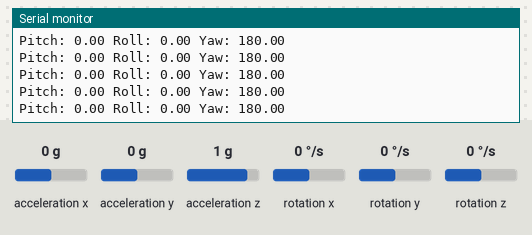
A sketch run on a simulated Arduino Uno, built with avr-gcc and run on an emulated ATmega328P. Parts: the last lines printed to the serial monitor. Inputs (shaded band) come from the test bench; at power-on: rotation x 0 °/s, acceleration x 0 g, acceleration y 0 g, acceleration z 1 g, rotation y 0 °/s, rotation z 0 °/s.

Above: at 3.6 s.
3.7 s: rotation x set to -100 °/s
At 4.8 s:
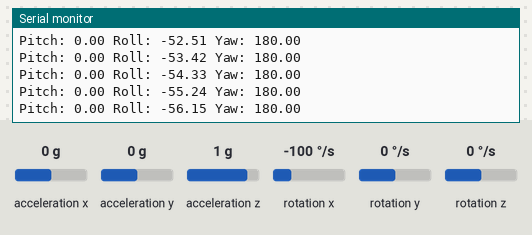
6.7 s: acceleration x set to -1.4 g
At 7.7 s:
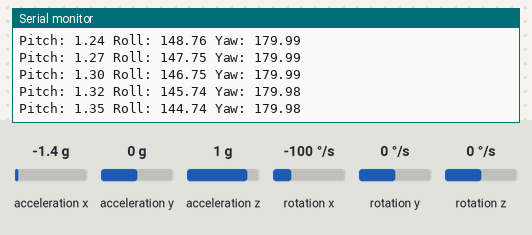
9.7 s: acceleration y set to -1.4 g
At 10.7 s:
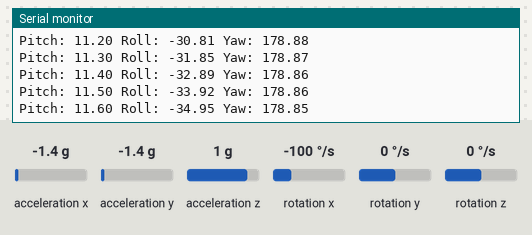
12.7 s: acceleration z set to -1.4 g
At 13.5 s:
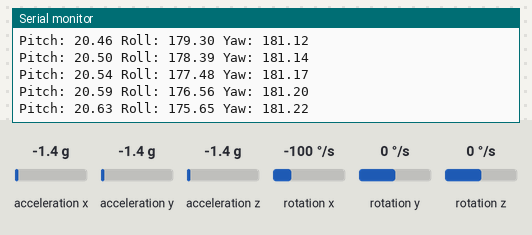
14.2 s: rotation y set to -192 °/s
At 14.8 s:
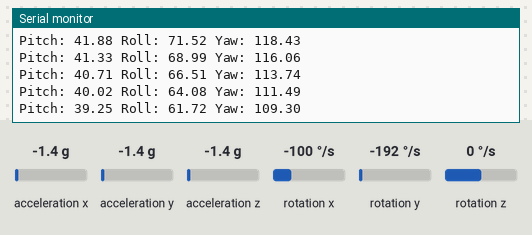
17.2 s: acceleration y set to -0.8 g
At 17.9 s:
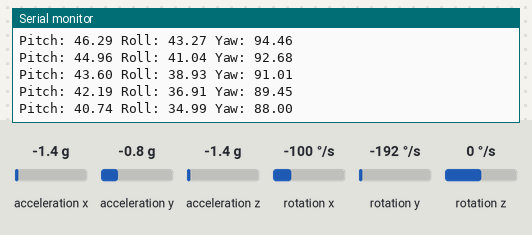
Timing chart, 0 to 20.2 s (numbered marks = the images above; inputs shaded):
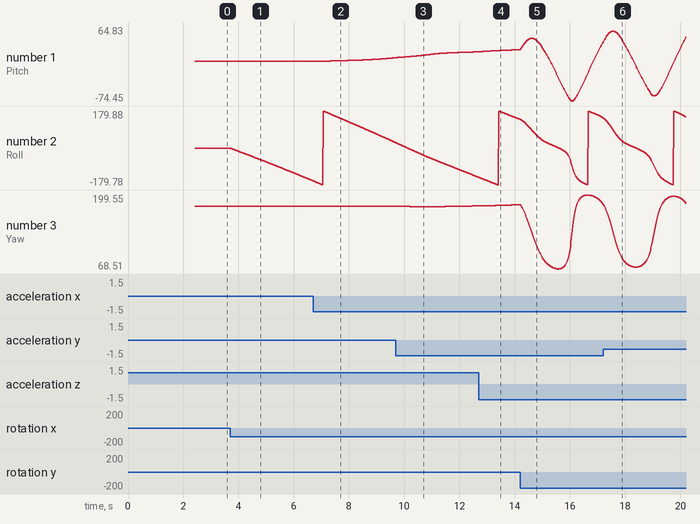

Measured:
- after the input at 3.7 s, the serial monitor: prints a new line at once (image 1)
- plotted number 2: 0 → -159.61 after the input at 3.7 s

The sketch:

Rotasjon.ino
```cpp
#include "Wire.h"
#include "I2Cdev.h"
#include "MPU9250.h"
#include "MadgwickAHRS.h"

MPU9250 accelgyro;
I2Cdev I2C_M;

Madgwick filter; // Madgwick filter

int16_t ax, ay, az;
int16_t gx, gy, gz;

float pitch, roll, yaw;

#define SAMPLE_TIME_MS 10

double gXZero, gYZero, gZZero;
double currentTime, lastTime;
double deltaTime, dt_d;

void setup() {
    Wire.begin();
    Wire.setClock(400000); // 400kHz I2C clock

    Serial.begin(115200);

    Serial.println("Initializing I2C devices...");
    accelgyro.initialize();

    Serial.println("Testing device connections...");
    Serial.println(accelgyro.testConnection() ? "MPU9250 connection successful" : "MPU9250 connection failed");

    Serial.println("Calibrating gyroscope...");
    calibrateGyro();

    lastTime = millis();
    filter.begin(100); // Assuming sampling rate is 100 Hz

    delay(1000);
    Serial.println("     ");
}

void loop() {
    if ((millis() - lastTime) >= SAMPLE_TIME_MS) {
        currentTime = millis();
        deltaTime = currentTime - lastTime;
        dt_d = deltaTime / 1000.0;
        lastTime = currentTime;

        getSensorData();

        // Update filter with gyro and accelerometer data
        filter.updateIMU(gx, gy, gz, ax, ay, az);

        // Get orientation in degrees
        pitch = filter.getPitch();
        roll = filter.getRoll();
        yaw = filter.getYaw();

        // Print orientation
        Serial.print("Pitch: ");
        Serial.print(pitch);
        Serial.print(" Roll: ");
        Serial.print(roll);
        Serial.print(" Yaw: ");
        Serial.println(yaw);

        delay(SAMPLE_TIME_MS);
    }
}

void calibrateGyro() {
    float totalX = 0, totalY = 0, totalZ = 0;
    for (int i = 0; i < 100; i++) {
        getGyroData();
        totalX += gx;
        totalY += gy;
        totalZ += gz;
        delay(10);
    }
    gXZero = totalX / 100;
    gYZero = totalY / 100;
    gZZero = totalZ / 100;
}

void getSensorData() {
    accelgyro.getMotion6(&ax, &ay, &az, &gx, &gy, &gz);

    // Convert raw data to proper units and apply calibration offsets
    ax = (float) ax / 16384.0;
    ay = (float) ay / 16384.0;
    az = (float) az / 16384.0;

    gx = ((float) gx - gXZero) * 250.0 / 32768.0;
    gy = ((float) gy - gYZero) * 250.0 / 32768.0;
    gz = ((float) gz - gZZero) * 250.0 / 32768.0;
}

void getGyroData() {
    accelgyro.getMotion6(&ax, &ay, &az, &gx, &gy, &gz);
}
```
